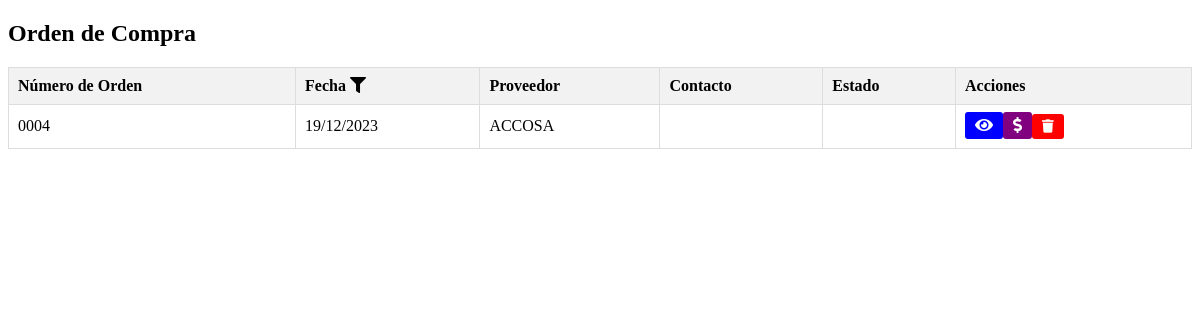
Before: /compras/ordenes_compras.php with the older database file.
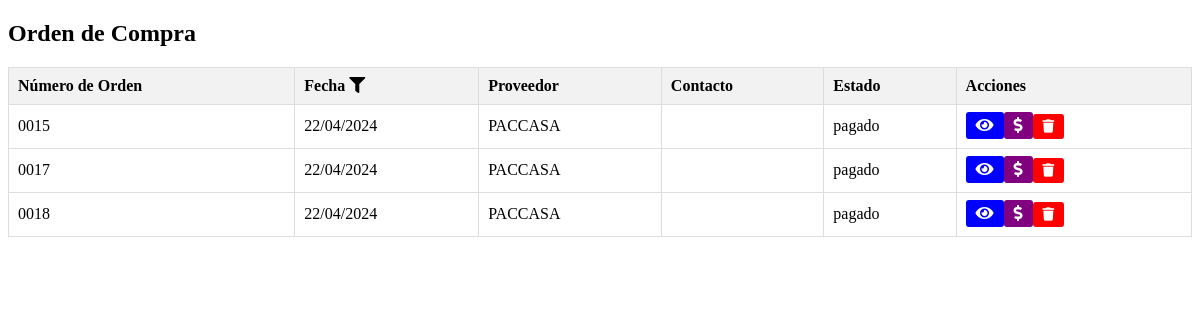
After: the same page with the newer database file.
### tables this page shows
CREATE TABLE `tbl_orden_compra` (
  `ID_ORDEN_COMPRA` int(11) NOT NULL AUTO_INCREMENT,
  `ID_COTIZACION` int(11) NOT NULL,
  `ID_PROVEEDOR` int(11) DEFAULT NULL,
  `ID_CONTACTO` int(11) NOT NULL,
  `NUMERO_ORDEN` varchar(255) DEFAULT NULL,
  `FECHA_ORDEN` date DEFAULT NULL,
  `FECHA_CREACION` timestamp NOT NULL DEFAULT current_timestamp(),
  `FECHA_MODIFICACION` timestamp NOT NULL DEFAULT current_timestamp() ON UPDATE current_timestamp(),
  `ESTADO` varchar(255) NOT NULL,
  `MONTO` decimal(10,2) NOT NULL,
  `CREADO_POR` int(11) DEFAULT NULL,
  `MODIFICADO_POR` int(11) DEFAULT NULL,
  PRIMARY KEY (`ID_ORDEN_COMPRA`),
  KEY `ID_PROVEEDOR` (`ID_PROVEEDOR`),
  KEY `ID_CONTACTO` (`ID_CONTACTO`),
  KEY `fk_tbl_orden_compra_tbl_cotizacion` (`ID_COTIZACION`),
  CONSTRAINT `fk_tbl_orden_compra_tbl_cotizacion` FOREIGN KEY (`ID_COTIZACION`) REFERENCES `tbl_cotizacion` (`ID_COTIZACION`) ON DELETE CASCADE ON UPDATE CASCADE
);

CREATE TABLE `tbl_proveedores` (
  `ID_PROVEEDOR` int(11) NOT NULL AUTO_INCREMENT,
  `NOMBRE` varchar(100) DEFAULT NULL,
  `DIRECCION` varchar(200) DEFAULT NULL,
  `TELEFONO` varchar(20) DEFAULT NULL,
  `CORREO_ELECTRONICO` varchar(100) DEFAULT NULL,
  `FECHA_CREACION` timestamp NOT NULL DEFAULT current_timestamp(),
  `FECHA_MODIFICACION` timestamp NOT NULL DEFAULT current_timestamp() ON UPDATE current_timestamp(),
  `CREADO_POR` varchar(255) DEFAULT NULL,
  `MODIFICADO_POR` varchar(255) DEFAULT NULL,
  `id_empresa` int(11) DEFAULT NULL,
  `SERVICIO_PRESTADO` varchar(150) DEFAULT NULL,
  `RTN_EMPRESA` varchar(15) DEFAULT NULL,
  `ESTADO_PROVEEDOR` varchar(255) DEFAULT NULL,
  PRIMARY KEY (`ID_PROVEEDOR`)
);

### compras/ordenes_compras.php (the view, shortened to what this page needs)
<!DOCTYPE html>
<html>
<head>
    <link rel="stylesheet" href="https://cdnjs.cloudflare.com/ajax/libs/font-awesome/5.15.4/css/all.min.css">
</head>
<body>
    <?php
     include('../conexion/conexion.php');
        $headerContent = '
         <h2>Orden de Compra</h2>
         <table class="solicitud-table">
               <tr>
                 <th>Número de Orden</th>
                  <th>
                     Fecha
                      <i class="fas fa-filter filter-icon" onclick="toggleFechaFiltro()"></i>
                     <input type="date" id="fecha_filtro" onchange="filtrarPorFecha()">
                   </th>
                  <th>Proveedor</th>
                  <th>Contacto</th>
                  <th>Estado</th>
                  <th>Acciones</th>
               </tr>
        ';
        if (isset($_GET['fecha_filtro'])) {
         $fechaFiltro = date('Y-m-d', strtotime($_GET['fecha_filtro']));
          $sql = "SELECT * FROM tbl_orden_compra WHERE FECHA_ORDEN = '$fechaFiltro'";
        } else {
          $sql = "SELECT * FROM tbl_orden_compra";
        }
        $result = $conn->query($sql);
        $rowsContent = '';
       if ($result->num_rows > 0) {
           while ($row = $result->fetch_assoc()) {
                $rowsContent .= '<tr>';
                $rowsContent .= '<td>' . $row["NUMERO_ORDEN"] . '</td>';
                $rowsContent .= '<td>' . date("d/m/Y", strtotime($row["FECHA_ORDEN"])) . '</td>';
               $rowsContent .= '<td>' . obtenerProveedor($conn, $row["ID_PROVEEDOR"]) . '</td>';
                $rowsContent .= '<td>' . obtenerContacto($conn, $row["ID_CONTACTO"]) . '</td>';
                $rowsContent .= '<td>' . $row["ESTADO"] . '</td>';
                $rowsContent .= '<td>';
                $rowsContent .= '<a href="ver_orden.php?numero_orden=' . $row["NUMERO_ORDEN"] . '" class="btn btn-ver"><i class="fas fa-eye"></i></a>';
                $rowsContent .= '<a href="../pagos/crear.php?numero_orden=' . $row["ID_ORDEN_COMPRA"] . '" class="btn btn-crear"><i class="fas fa-dollar-sign"></i></a>';
                $rowsContent .= '<button class="btn btn-eliminar" onclick="eliminarSolicitud(' . $row["NUMERO_ORDEN"] . ')"><i class="fas fa-trash"></i></button>';
                $rowsContent .= '</td>';
                $rowsContent .= '</tr>';
            }
        } else {
          $rowsContent .= '<tr><td colspan="5">No hay datos en esa fecha.</td></tr>';
        }
       echo $headerContent . $rowsContent;
       function obtenerProveedor($conn, $idProveedor) {
          $sqlProveedor = "SELECT NOMBRE FROM tbl_proveedores WHERE ID_PROVEEDOR = $idProveedor";
          $resultProveedor = $conn->query($sqlProveedor);
          return ($resultProveedor->num_rows > 0) ? $resultProveedor->fetch_assoc()["NOMBRE"] : '';
        }
        function obtenerContacto($conn, $idContacto) {
            if ($idContacto !== null) {
             $sqlContacto = "SELECT NOMBRE FROM tbl_contactos_proveedores WHERE ID_CONTACTO_PROVEEDOR = $idContacto";
              $resultContacto = $conn->query($sqlContacto);
              return ($resultContacto->num_rows > 0) ? $resultContacto->fetch_assoc()["NOMBRE"] : '';
            }
            return '';
        }
    ?>
    </table>
</body>
</html>

Changed rows visible on the page:
removed tbl_orden_compra: NUMERO_ORDEN "0004", FECHA_ORDEN "19/12/2023", ID_PROVEEDOR.NOMBRE "ACCOSA"
added tbl_orden_compra: NUMERO_ORDEN "0015", FECHA_ORDEN "22/04/2024", ID_PROVEEDOR.NOMBRE "PACCASA", ESTADO "pagado"
added tbl_orden_compra: NUMERO_ORDEN "0017", FECHA_ORDEN "22/04/2024", ID_PROVEEDOR.NOMBRE "PACCASA", ESTADO "pagado"
added tbl_orden_compra: NUMERO_ORDEN "0018", FECHA_ORDEN "22/04/2024", ID_PROVEEDOR.NOMBRE "PACCASA", ESTADO "pagado"
